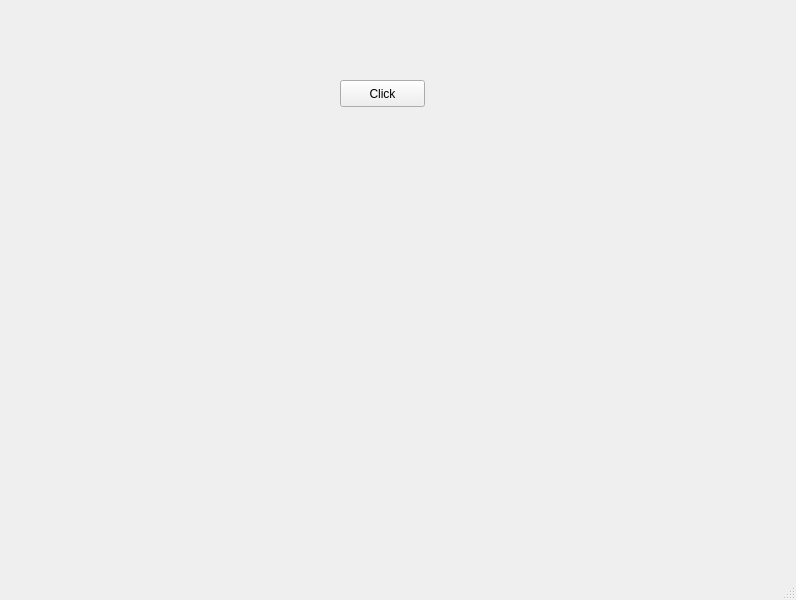
<?xml version="1.0" encoding="UTF-8"?>
<ui version="4.0">
 <class>MainWindow</class>
 <widget class="QMainWindow" name="MainWindow">
  <property name="geometry">
   <rect>
    <x>0</x>
    <y>0</y>
    <width>796</width>
    <height>600</height>
   </rect>
  </property>
  <property name="windowTitle">
   <string>MainWindow</string>
  </property>
  <widget class="QWidget" name="centralwidget">
   <widget class="QPushButton" name="botao">
    <property name="geometry">
     <rect>
      <x>340</x>
      <y>80</y>
      <width>85</width>
      <height>27</height>
     </rect>
    </property>
    <property name="text">
     <string>Click</string>
    </property>
   </widget>
  </widget>
  <widget class="QMenuBar" name="menubar">
   <property name="geometry">
    <rect>
     <x>0</x>
     <y>0</y>
     <width>796</width>
     <height>27</height>
    </rect>
   </property>
  </widget>
  <widget class="QStatusBar" name="statusbar"/>
 </widget>
 <resources/>
 <connections/>
</ui>
